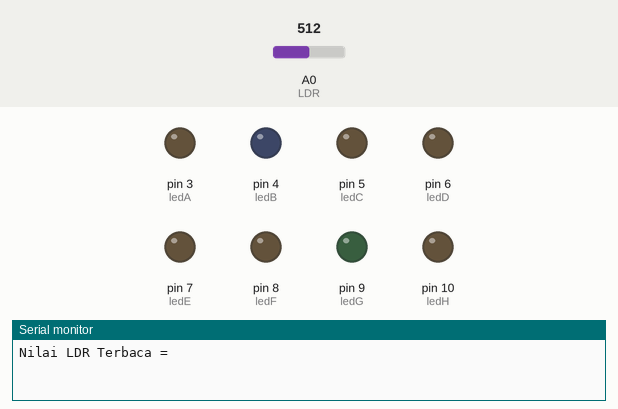
The sketch below on a simulated Arduino Uno, built with avr-gcc and run on an emulated ATmega328P. On the bench: output pins drawn as LEDs (lit = HIGH), the last lines printed to the serial monitor. Inputs (shaded band) come from the test bench; at power-on: A0 (LDR) = 512.

Above: at 0.1 s.
At 0.7 s:
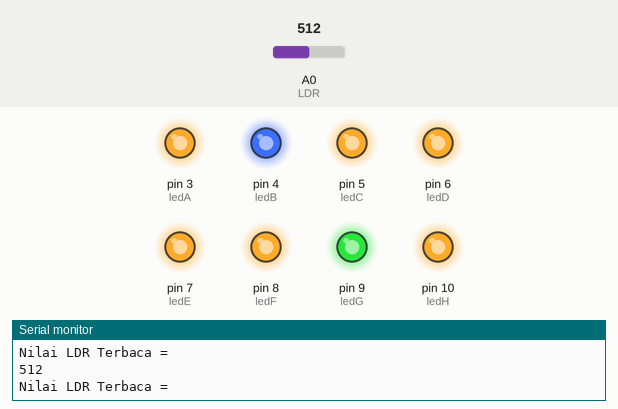
Timing chart, 0 to 2.2 s (numbered marks = the images above):
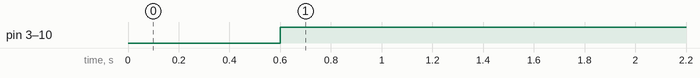

Measured:
- by itself, pin 3 (ledA), pin 4 (ledB), pin 5 (ledC), pin 6 (ledD), pin 7 (ledE), pin 8 (ledF), pin 9 (ledG), pin 10 (ledH): LOW → HIGH at 0.60 s

The sketch:

Automatic_LED_Street_Light_using_LDR_with_Arduino.ino
```cpp
// 7/1/2022
//LAMPU JALAN

int ledA = 3;
int ledB = 4;
int ledC = 5;
int ledD = 6;
int ledE = 7;
int ledF = 8;
int ledG = 9;
int ledH = 10;


void setup(){
 Serial.begin(9600);
 pinMode(ledA, OUTPUT);
 pinMode(ledB, OUTPUT);
 pinMode(ledC, OUTPUT);
 pinMode(ledD, OUTPUT);
 pinMode(ledE, OUTPUT);
 pinMode(ledF, OUTPUT);
 pinMode(ledG, OUTPUT);
 pinMode(ledH, OUTPUT);
 }

void loop(){
  int nilai = analogRead(A0); //LDR tehubung dengan pin analog 0 Arduino
  Serial.println("Nilai LDR Terbaca = ");
  delay(300);
  Serial.println(nilai);
  delay(300);

  if (nilai<100){ //Cahaya
    digitalWrite(ledA, LOW);
    digitalWrite(ledB, LOW);
    digitalWrite(ledC, LOW);
    digitalWrite(ledD, LOW);
    digitalWrite(ledE, LOW);
    digitalWrite(ledF, LOW);
    digitalWrite(ledG, LOW);
    digitalWrite(ledH, LOW);
    }
    else{ //non Cahaya
    digitalWrite(ledA, HIGH);
    digitalWrite(ledB, HIGH);
    digitalWrite(ledC, HIGH);
    digitalWrite(ledD, HIGH);
    digitalWrite(ledE, HIGH);
    digitalWrite(ledF, HIGH);
    digitalWrite(ledG, HIGH);
    digitalWrite(ledH, HIGH);
      }
}
```
